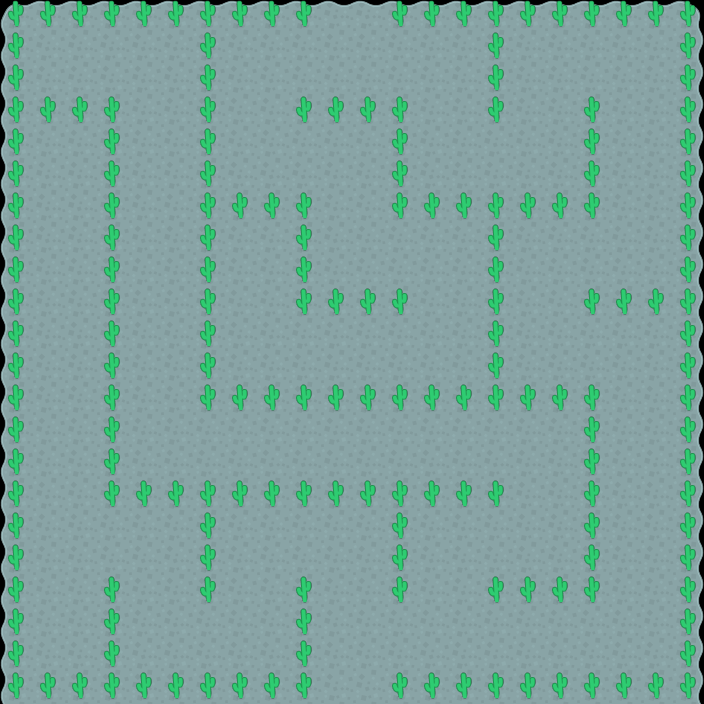

A 2D game scene composited from a Tiled map and its tileset images. What follows is a short description and the map's XML, with every tile layer's data as written:
An orthogonal 22x22 tile map with 32x32 px tiles, 2 tile layers (Tile Layer 1, Trees).

<map version="1.0" orientation="orthogonal" renderorder="right-down" width="22" height="22" tilewidth="32" tileheight="32" nextobjectid="1">
 <tileset firstgid="1" name="mapPack_tilesheet" tilewidth="32" tileheight="32" tilecount="204" columns="17">
  <image source="../Tilesheet/mapPack_tilesheet_small.png" width="544" height="384" />
 </tileset>
 <layer name="Tile Layer 1" width="22" height="22">
  <data encoding="csv">
11,12,12,12,12,12,12,12,12,12,12,12,12,12,12,12,12,12,12,12,12,13,
28,29,29,29,29,29,29,29,29,29,29,29,29,29,29,29,29,29,29,29,29,30,
28,29,29,29,29,29,29,29,29,29,29,29,29,29,29,29,29,29,29,29,29,30,
28,29,29,29,29,29,29,29,29,29,29,29,29,29,29,29,29,29,29,29,29,30,
28,29,29,29,29,29,29,29,29,29,29,29,29,29,29,29,29,29,29,29,29,30,
28,29,29,29,29,29,29,29,29,29,29,29,29,29,29,29,29,29,29,29,29,30,
28,29,29,29,29,29,29,29,29,29,29,29,29,29,29,29,29,29,29,29,29,30,
28,29,29,29,29,29,29,29,29,29,29,29,29,29,29,29,29,29,29,29,29,30,
28,29,29,29,29,29,29,29,29,29,29,29,29,29,29,29,29,29,29,29,29,30,
28,29,29,29,29,29,29,29,29,29,29,29,29,29,29,29,29,29,29,29,29,30,
28,29,29,29,29,29,29,29,29,29,29,29,29,29,29,29,29,29,29,29,29,30,
28,29,29,29,29,29,29,29,29,29,29,29,29,29,29,29,29,29,29,29,29,30,
28,29,29,29,29,29,29,29,29,29,29,29,29,29,29,29,29,29,29,29,29,30,
28,29,29,29,29,29,29,29,29,29,29,29,29,29,29,29,29,29,29,29,29,30,
28,29,29,29,29,29,29,29,29,29,29,29,29,29,29,29,29,29,29,29,29,30,
28,29,29,29,29,29,29,29,29,29,29,29,29,29,29,29,29,29,29,29,29,30,
28,29,29,29,29,29,29,29,29,29,29,29,29,29,29,29,29,29,29,29,29,30,
28,29,29,29,29,29,29,29,29,29,29,29,29,29,29,29,29,29,29,29,29,30,
28,29,29,29,29,29,29,29,29,29,29,29,29,29,29,29,29,29,29,29,29,30,
28,29,29,29,29,29,29,29,29,29,29,29,29,29,29,29,29,29,29,29,29,30,
28,29,29,29,29,29,29,29,29,29,29,29,29,29,29,29,29,29,29,29,29,30,
28,29,29,29,29,29,29,29,29,29,29,29,29,29,29,29,29,29,29,29,29,30
</data>
 </layer>
 <layer name="Trees" width="22" height="22">
  <data encoding="csv">
39,39,39,39,39,39,39,39,39,39,0,0,39,39,39,39,39,39,39,39,39,39,
39,0,0,0,0,0,39,0,0,0,0,0,0,0,0,39,0,0,0,0,0,39,
39,0,0,0,0,0,39,0,0,0,0,0,0,0,0,39,0,0,0,0,0,39,
39,39,39,39,0,0,39,0,0,39,39,39,39,0,0,39,0,0,39,0,0,39,
39,0,0,39,0,0,39,0,0,0,0,0,39,0,0,0,0,0,39,0,0,39,
39,0,0,39,0,0,39,0,0,0,0,0,39,0,0,0,0,0,39,0,0,39,
39,0,0,39,0,0,39,39,39,39,0,0,39,39,39,39,39,39,39,0,0,39,
39,0,0,39,0,0,39,0,0,39,0,0,0,0,0,39,0,0,0,0,0,39,
39,0,0,39,0,0,39,0,0,39,0,0,0,0,0,39,0,0,0,0,0,39,
39,0,0,39,0,0,39,0,0,39,39,39,39,0,0,39,0,0,39,39,39,39,
39,0,0,39,0,0,39,0,0,0,0,0,0,0,0,39,0,0,0,0,0,39,
39,0,0,39,0,0,39,0,0,0,0,0,0,0,0,39,0,0,0,0,0,39,
39,0,0,39,0,0,39,39,39,39,39,39,39,39,39,39,39,39,39,0,0,39,
39,0,0,39,0,0,0,0,0,0,0,0,0,0,0,0,0,0,39,0,0,39,
39,0,0,39,0,0,0,0,0,0,0,0,0,0,0,0,0,0,39,0,0,39,
39,0,0,39,39,39,39,39,39,39,39,39,39,39,39,39,0,0,39,0,0,39,
39,0,0,0,0,0,39,0,0,0,0,0,39,0,0,0,0,0,39,0,0,39,
39,0,0,0,0,0,39,0,0,0,0,0,39,0,0,0,0,0,39,0,0,39,
39,0,0,39,0,0,39,0,0,39,0,0,39,0,0,39,39,39,39,0,0,39,
39,0,0,39,0,0,0,0,0,39,0,0,0,0,0,0,0,0,0,0,0,39,
39,0,0,39,0,0,0,0,0,39,0,0,0,0,0,0,0,0,0,0,0,39,
39,39,39,39,39,39,39,39,39,39,0,0,39,39,39,39,39,39,39,39,39,39
</data>
 </layer>
</map>
